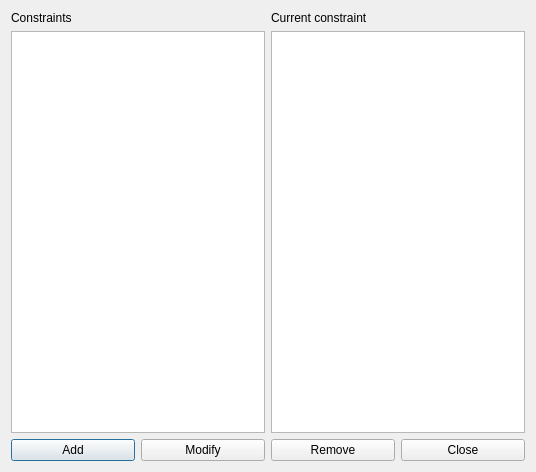
<?xml version="1.0" encoding="UTF-8"?>
<ui version="4.0">
 <class>ConstraintTeachersMaxGapsPerWeekForm_template</class>
 <widget class="QDialog" name="ConstraintTeachersMaxGapsPerWeekForm_template">
  <property name="geometry">
   <rect>
    <x>0</x>
    <y>0</y>
    <width>536</width>
    <height>472</height>
   </rect>
  </property>
  <property name="windowTitle">
   <string extracomment="This is the title of the dialog in which you see the list of all constraints of this type">Constraints teachers max gaps per week</string>
  </property>
  <layout class="QGridLayout" name="gridLayout">
   <item row="0" column="0">
    <layout class="QVBoxLayout" name="verticalLayout_2">
     <item>
      <widget class="QLabel" name="constraintsTextLabel">
       <property name="frameShape">
        <enum>QFrame::NoFrame</enum>
       </property>
       <property name="frameShadow">
        <enum>QFrame::Plain</enum>
       </property>
       <property name="text">
        <string>Constraints</string>
       </property>
       <property name="wordWrap">
        <bool>false</bool>
       </property>
      </widget>
     </item>
     <item>
      <widget class="QListWidget" name="constraintsListWidget"/>
     </item>
    </layout>
   </item>
   <item row="0" column="1">
    <layout class="QVBoxLayout" name="verticalLayout">
     <item>
      <widget class="QLabel" name="currentConstraintTextLabel">
       <property name="text">
        <string>Current constraint</string>
       </property>
       <property name="wordWrap">
        <bool>false</bool>
       </property>
      </widget>
     </item>
     <item>
      <widget class="QPlainTextEdit" name="currentConstraintTextEdit"/>
     </item>
    </layout>
   </item>
   <item row="1" column="0" colspan="2">
    <layout class="QHBoxLayout" name="horizontalLayout">
     <item>
      <widget class="QPushButton" name="addConstraintPushButton">
       <property name="text">
        <string>Add</string>
       </property>
      </widget>
     </item>
     <item>
      <widget class="QPushButton" name="modifyConstraintPushButton">
       <property name="text">
        <string>Modify</string>
       </property>
      </widget>
     </item>
     <item>
      <widget class="QPushButton" name="removeConstraintPushButton">
       <property name="text">
        <string>Remove</string>
       </property>
      </widget>
     </item>
     <item>
      <widget class="QPushButton" name="closePushButton">
       <property name="text">
        <string>Close</string>
       </property>
      </widget>
     </item>
    </layout>
   </item>
  </layout>
 </widget>
 <layoutdefault spacing="6" margin="11"/>
 <resources/>
 <connections/>
</ui>
